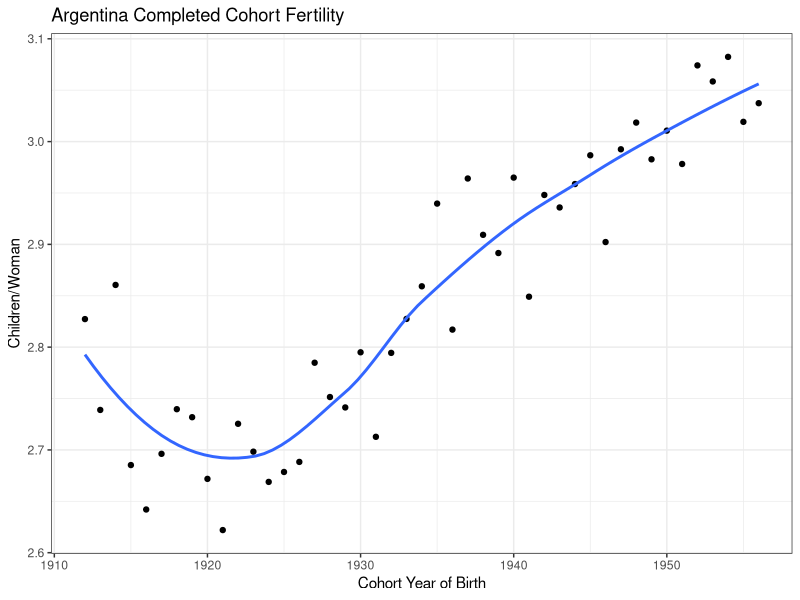
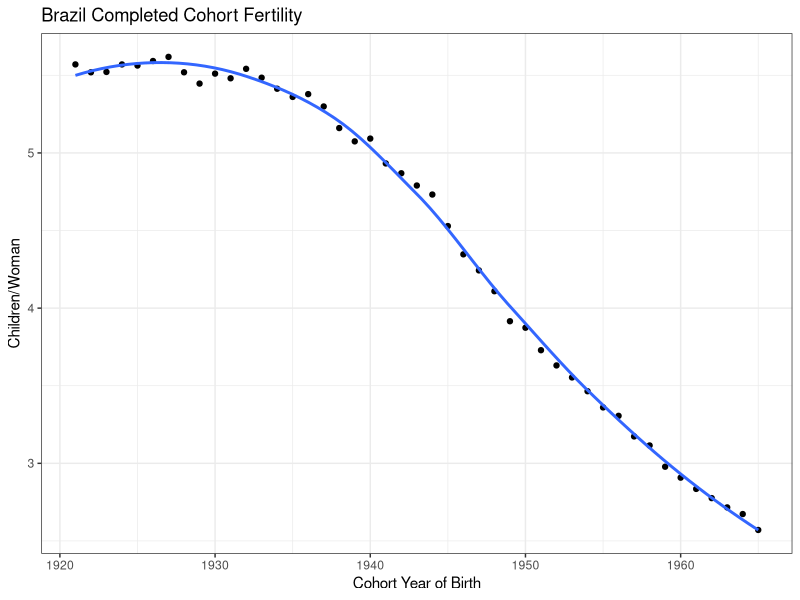
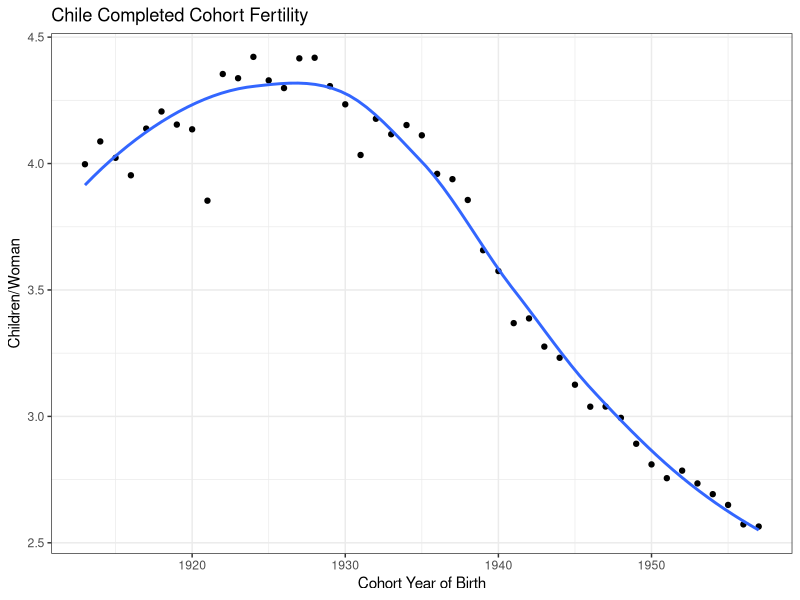
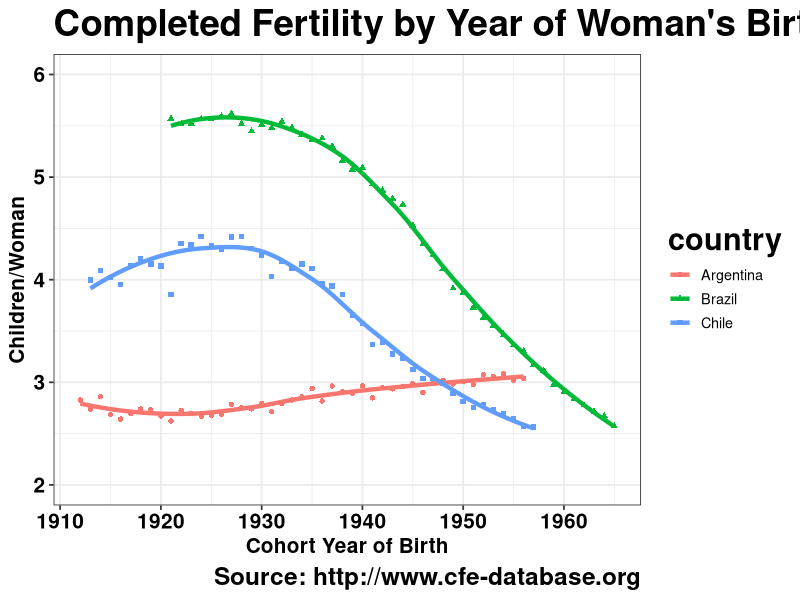
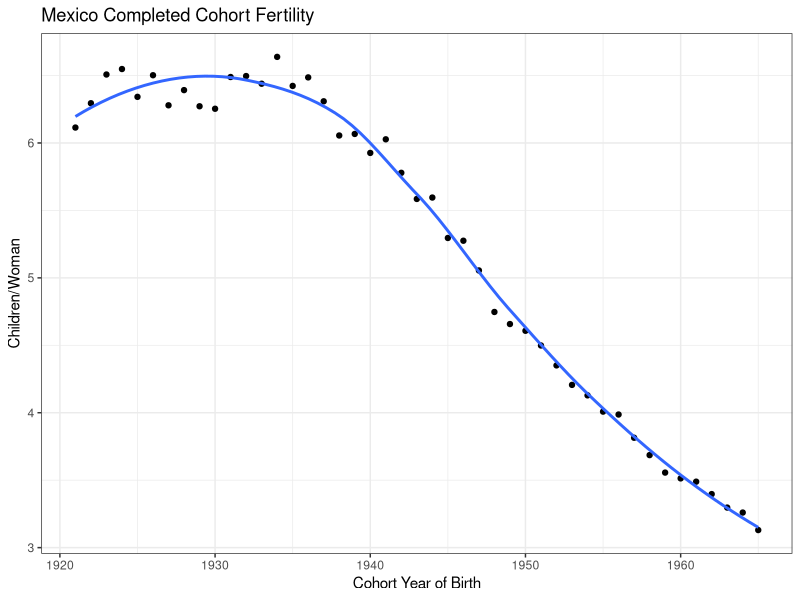
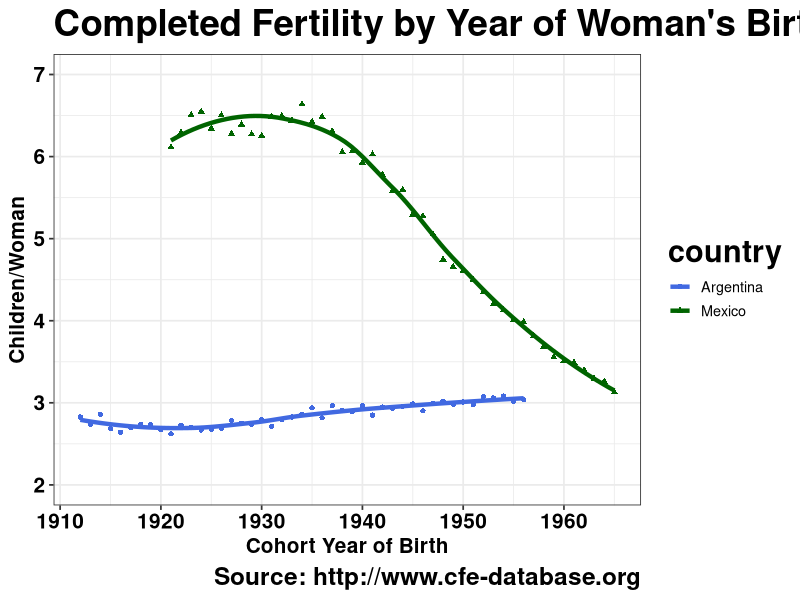
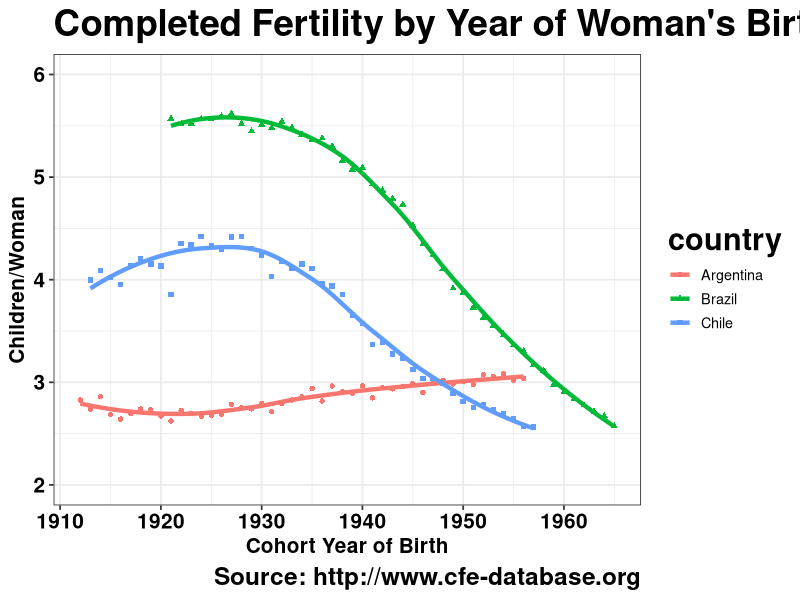
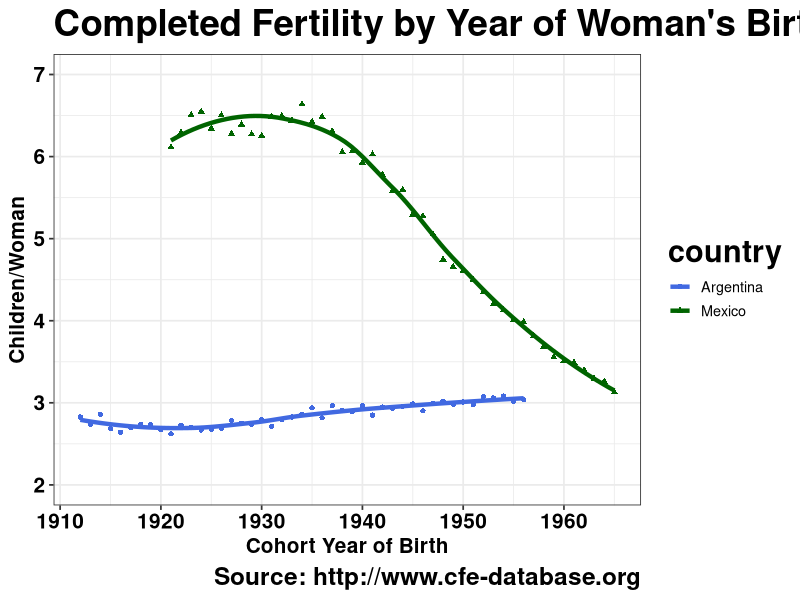

Reproduce these figures in R, in order.
## ---- chunk 1
knitr::opts_chunk$set(echo = TRUE)
library(tidyverse)

theme_carl <- function () { 
  theme_bw(base_size=13) %+replace% 
    theme(
      title      = element_text(size=22, face='bold', hjust =0.5),
      axis.text  = element_text(size=15, face='bold'),
      axis.title = element_text(size=15, face='bold')
    )
}

## ---- chunk 2
ARG = read_csv('Argentina_Census 2001.csv')
BRA = read_csv('Brazil_Census 2010.csv')
CHI = read_csv('Chile_Census 2002.csv')

CFR = function(data, census_year, country_name) {
  
x = data %>%
      filter(stat %in% c('children_total','women_total')) %>%
      group_by(cohort_from, cohort_to, stat) %>%
      summarize(n=sum(value)) %>%
      spread(key=stat,value=n) %>%
      mutate(P=children_total/women_total,
             age=census_year-cohort_from) %>%
      filter(age > 44, age < 90)

print( ggplot(data=x) +
          aes(x=cohort_from, y = P) +
          geom_point() +
          geom_smooth(se=FALSE) +
          theme_bw() +
          labs(title=paste(country_name,'Completed Cohort Fertility'),
               x = 'Cohort Year of Birth',
               y = 'Children/Woman')
    )

 return(x)  

}

aa = CFR(ARG,2001,'Argentina')
bb = CFR(BRA,2010,'Brazil')
cc = CFR(CHI,2002,'Chile')


## ---- chunk 3
aa = add_column(aa, country='Argentina')
bb = add_column(bb, country='Brazil')
cc = add_column(cc, country='Chile')

big = bind_rows(aa,
                bb,
                cc)



ggplot(data=big) +
    aes(x=cohort_from, y=P, group=country, shape=country, color=country) +
    geom_point() +
    geom_smooth(se=FALSE, size=1.5) +
    scale_y_continuous(limits=c(2,6)) +
    theme_carl() +
    labs(title='Completed Fertility by Year of Woman\'s Birth',
         caption = 'Source: http://www.cfe-database.org',
         x = 'Cohort Year of Birth',
         y = 'Children/Woman')

ggsave(file='ABC-CFR.png', width=11, height=8, units='in', dpi=300)


## ---- chunk 4
MEX = read_csv('Mexico_Census 2010.csv')
mm = CFR(MEX,2010,'Mexico')
mm = add_column(mm, country='Mexico')


big = bind_rows(aa,
                mm)

ggplot(data=big) +
    aes(x=cohort_from, y=P, group=country, shape=country, color=country) +
    geom_point() +
    geom_smooth(se=FALSE, size=1.5) +
    scale_y_continuous(limits=c(2,7)) +
    scale_color_manual(values=c('royalblue','darkgreen')) +
    theme_carl() +
    labs(title='Completed Fertility by Year of Woman\'s Birth',
         caption = 'Source: http://www.cfe-database.org',
         x = 'Cohort Year of Birth',
         y = 'Children/Woman')

ggsave(file='MA-CFR.png', width=11, height=8, units='in', dpi=300)
